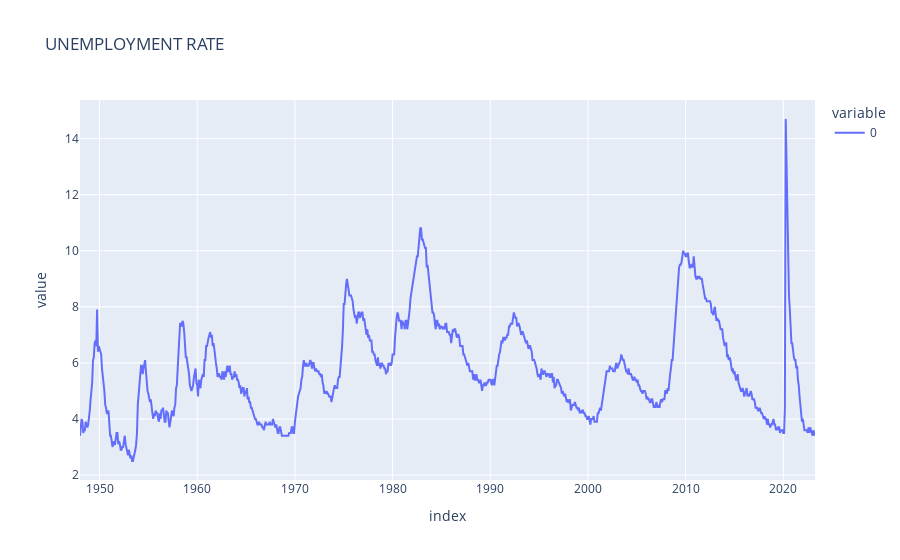

This figure's notebook cell:
### Code cell
px.line(df_unemployment,title='UNEMPLOYMENT RATE')

### Figure 1 — Plotly figure (JSON) as saved in the notebook; plotly's stock layout.template omitted (floating-point values rounded to 4 significant figures; data arrays with more than 128 entries replaced by an {"elided": "..."} marker saying what was removed)
{"data": [{"hovertemplate": "variable=0<br>index=%{x}<br>value=%{y}<extra></extra>", "legendgroup": "0", "line": {"color": "#636efa", "dash": "solid"}, "marker": {"symbol": "circle"}, "mode": "lines", "name": "0", "orientation": "v", "showlegend": true, "type": "scatter", "x": {"elided": "904 str values"}, "xaxis": "x", "y": {"elided": "904 float values"}, "yaxis": "y"}], "layout": {"legend": {"title": {"text": "variable"}, "tracegroupgap": 0}, "title": {"text": "UNEMPLOYMENT RATE"}, "xaxis": {"anchor": "y", "domain": [0, 1], "title": {"text": "index"}}, "yaxis": {"anchor": "x", "domain": [0, 1], "title": {"text": "value"}}}}
